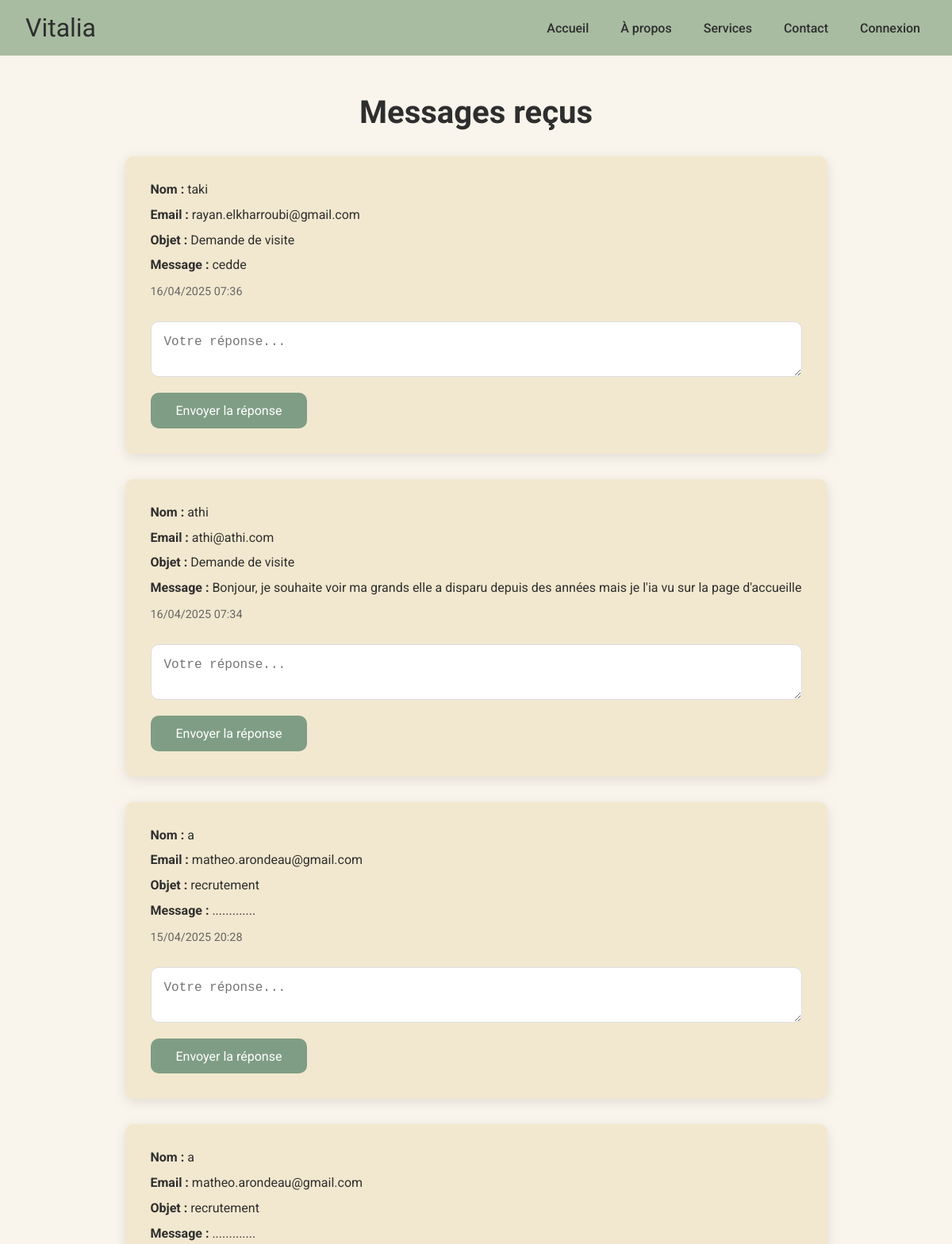
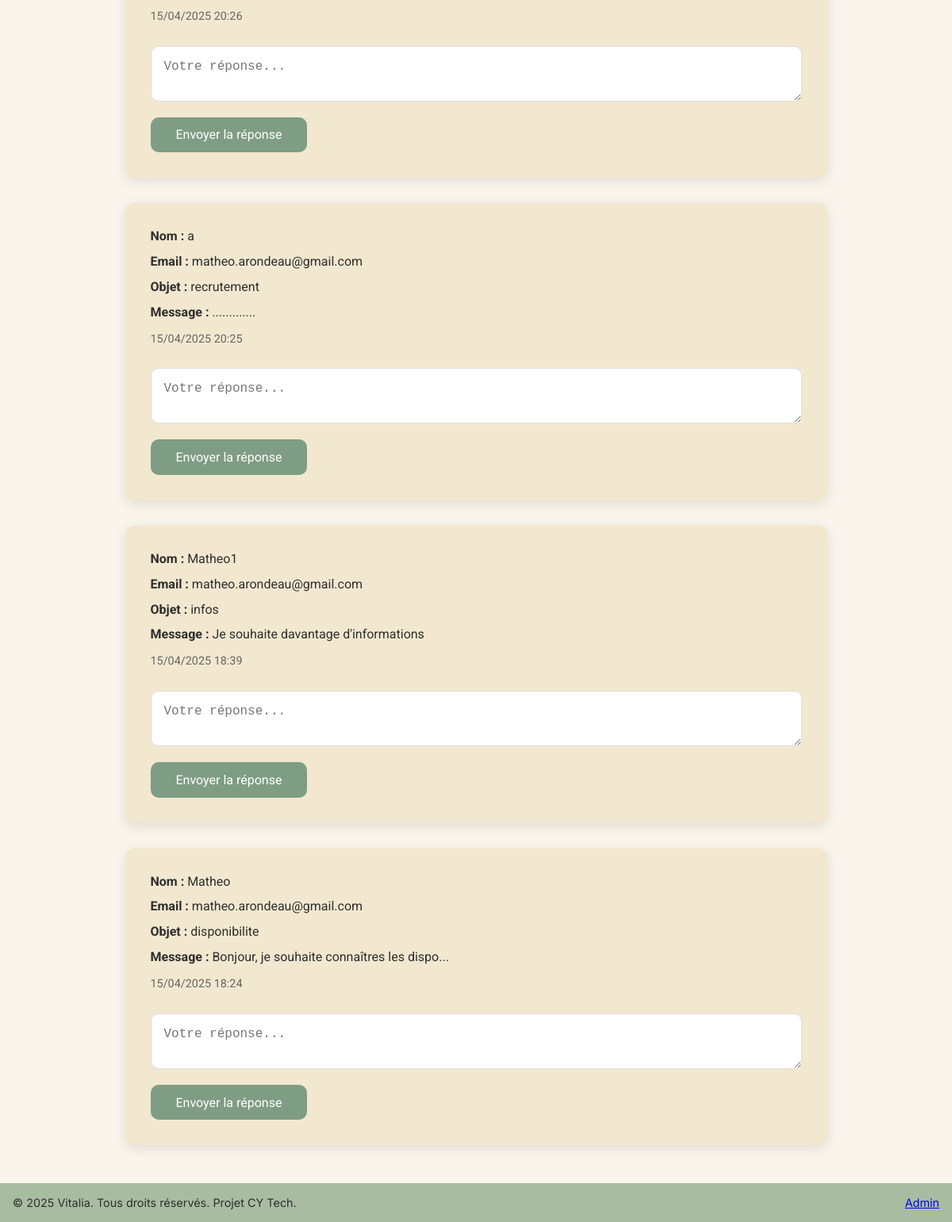
/messages/, run on an earlier commit of the app's database (2 pictures, top to bottom).
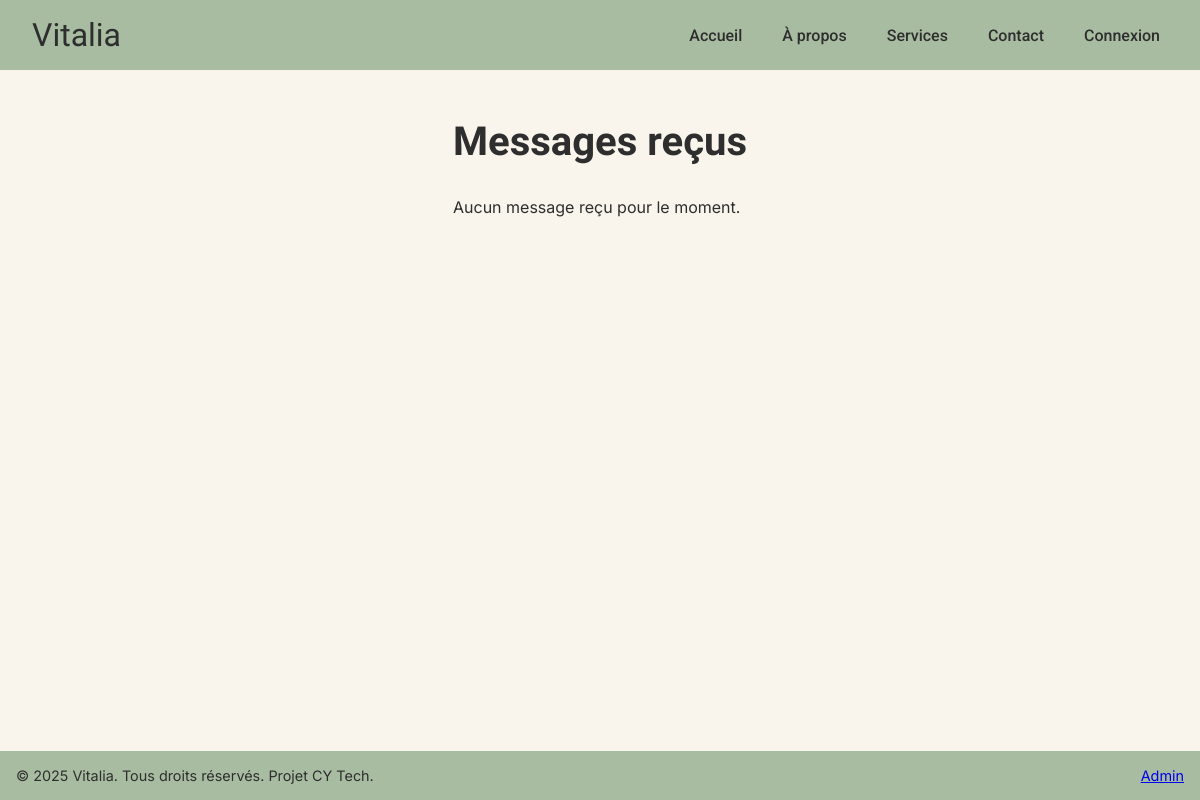
And on a later commit of the database.
### vitalia_app/models/MessageContact.py (models this page shows, shortened)
class MessageContact(models.Model):
    OBJETS = [
        ('info', 'Demande d’informations'),
        ('visite', 'Demande de visite'),
        ('admission', 'Demande d’admission'),
        ('autre', 'Autre'),
    ]
    nom = models.CharField(max_length=100)
    email = models.EmailField()
    objet = models.CharField(max_length=20, choices=OBJETS)
    message = models.TextField()
    date_envoi = models.DateTimeField(auto_now_add=True)

### vitalia_app/views.py (the view)
# urls.py: path('messages/', message_admin, name = 'message_admin'),
def message_admin(request):
    messages = MessageContact.objects.order_by('-date_envoi')
    return render(request, 'vitalia_app/message_admin.html', {'messages': messages})

### vitalia_app/templates/vitalia_app/message_admin.html (shortened to what this page needs)
<!DOCTYPE html>
<html lang="fr">
<head>
  {% load static %}
  <link rel="stylesheet" href="{% static 'vitalia_app/css/message_admin.css' %}">
</head>
<body>
  <header>
    <div class="logo">Vitalia</div>
    <nav>
      <ul>
        <li><a href="/">Accueil</a></li>
        <li><a href="/a_propos">À propos</a></li>
        <li><a href="#">Services</a></li>
        <li><a href="/contact">Contact</a></li>
        {% if user.is_authenticated %}
        <li><a href="{% url 'deconnexion' %}">Déconnexion</a></li>
        {% else %}
        <li><a href="{% url 'connexion' %}">Connexion</a></li>
        {% endif %}
      </ul>
    </nav>
  </header>
  <main>
    <h1>Messages reçus</h1>
    <div class="messages-container">
      {% for msg in messages %}
        <div class="message-card">
          <p><strong>Nom :</strong> {{ msg.nom }}</p>
          <p><strong>Email :</strong> {{ msg.email }}</p>
          <p><strong>Objet :</strong> {{ msg.get_objet_display }}</p>
          <p><strong>Message :</strong> {{ msg.message }}</p>
          <p class="date">{{ msg.date_envoi|date:"d/m/Y H:i" }}</p>
          <form method="post" action="{% url 'repondre_message' msg.id %}">
            <textarea name="reponse" placeholder="Votre réponse..."></textarea>
            <button type="submit">Envoyer la réponse</button>
          </form>
        </div>
      {% empty %}
        <p>Aucun message reçu pour le moment.</p>
      {% endfor %}
    </div>
  </main>
  <footer>
    <p>&copy; 2025 Vitalia. Tous droits réservés. Projet CY Tech.</p>
    <a href="/messages">Admin</a>
  </footer>
</body>
</html>

### vitalia_app/static/vitalia_app/css/message_admin.css (style rules this page uses)
:root { --fond: #F9F5EC; --nav-footer: #A8BCA1; --texte: #2E2E2E; --section: #F2E8CF; --border-radius: 10px; --box-shadow: rgba(0, 0, 0, 0.1); --hover-color: #ddd; }
* { box-sizing: border-box; margin: 0; padding: 0; }
body { font-family: 'Inter', sans-serif; background-color: var(--fond); color: var(--texte); min-height: 100vh; display: flex; flex-direction: column; }
header { background-color: var(--nav-footer); padding: 1rem 2rem; display: flex; justify-content: space-between; align-items: center; flex-wrap: wrap; }
.logo { font-family: 'Rufina', serif; font-size: 2rem; }
nav ul { list-style: none; display: flex; flex-wrap: wrap; }
nav ul li { margin-left: 1.5rem; font-family: 'Roboto', sans-serif; }
nav ul li a { text-decoration: none; color: var(--texte); font-weight: 500; padding: 0.5rem; display: inline-block; }
main { flex: 1; padding: 3rem 2rem; max-width: 1200px; margin: auto; }
h1 { font-family: 'Rufina', serif; font-size: 2.5rem; text-align: center; margin-bottom: 2rem; }
.messages-container { display: flex; flex-direction: column; gap: 2rem; }
footer { background-color: var(--nav-footer); text-align: center; padding: 1rem; font-size: 0.9rem; display: flex; justify-content: space-between; align-items: center; }
footer p { margin: 0; }
footer a { text-align: right; }

What changed in the data, as far as the page shows it:
removed MessageContact: nom "taki", email "rayan.elkharroubi@gmail.com", objet "Demande de visite", message "cedde", date_envoi "16/04/2025 07:36"
removed MessageContact: nom "athi", email "athi@athi.com", objet "Demande de visite", message "Bonjour, je souhaite voir ma grands elle a disparu depuis des années mais je l'ia vu sur la page d'accueille", date_envoi "16/04/2025 07:34"
removed MessageContact: nom "a", email "matheo.arondeau@gmail.com", objet "recrutement", message ".............", date_envoi "15/04/2025 20:28"
removed MessageContact: nom "a", email "matheo.arondeau@gmail.com", objet "recrutement", message ".............", date_envoi "15/04/2025 20:26"
removed MessageContact: nom "a", email "matheo.arondeau@gmail.com", objet "recrutement", message ".............", date_envoi "15/04/2025 20:25"
removed MessageContact: nom "Matheo1", email "matheo.arondeau@gmail.com", objet "infos", message "Je souhaite davantage d'informations", date_envoi "15/04/2025 18:39"
removed MessageContact: nom "Matheo", email "matheo.arondeau@gmail.com", objet "disponibilite", message "Bonjour, je souhaite connaîtres les dispo...", date_envoi "15/04/2025 18:24"
Also different on the page:
text now shown: "Aucun message reçu pour le moment."
